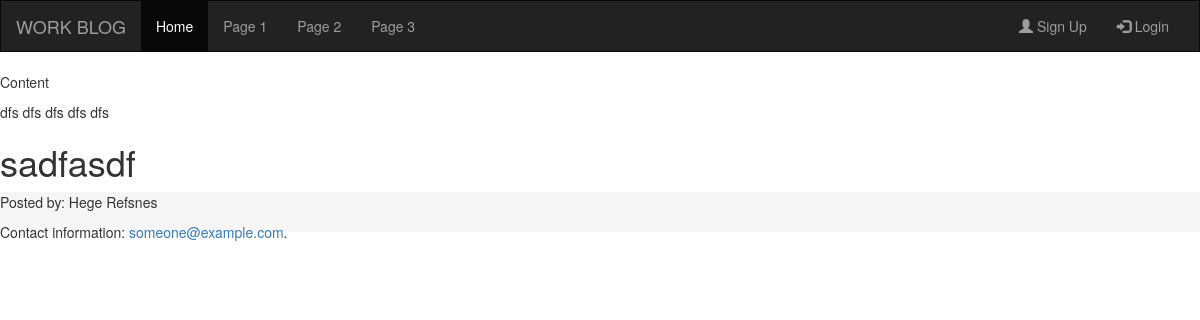
The page / on the database its author committed.
### tables this page shows
CREATE TABLE `content` (
  `id` int(11) NOT NULL,
  `html` text NOT NULL,
  `timestamp` timestamp NOT NULL DEFAULT CURRENT_TIMESTAMP ON UPDATE CURRENT_TIMESTAMP,
  `user_id` int(11) NOT NULL,
  `page_id` int(11) NOT NULL,
  `name` varchar(64) NOT NULL,
  `special` int(11) NOT NULL
);

### assets/php/content.php (the view, shortened to what this page needs)
<?php
class Content
{
    public static function getContent($page_id) {
          $mysql = new mysqli(SERVER, USERNAME, PASSWORD, DATABASE);
          $sql = "SELECT `html` FROM `content` WHERE page_id=$page_id AND special=0";
          $res = mysqli_query($mysql, $sql);
          while($row = $res->fetch_assoc()) {
              echo $row["html"];
          }
      }
}
 ?>

### index.php (shortened to what this page needs)
<?php
  include 'assets/php/cms.php';
  include 'assets/php/content.php';
  $CMS = new CMS;
  $Content = new Content;
?>
<!DOCTYPE html>
<html lang="de">
  <head>
    <?php $CMS->getStylesheets(); ?>
  </head>
  <body>
    <?php $CMS->getHeader(); ?>
    <?php $Content->getContent($_GET["page_id"]); ?>
    <?php $CMS->getFooter(); ?>
  </body>
</html>

### assets/php/cms.php (shortened to what this page needs)
<?php
class CMS {
    public static $stylesheets = array(
      '  <link rel="stylesheet" href="https://maxcdn.bootstrapcdn.com/bootstrap/3.3.7/css/bootstrap.min.css">',
      '<link rel="stylesheet" href="/project-cms/assets/css/style.css" />'
    );
    public static function getStylesheets() {
      foreach (self::$stylesheets as $key => $value) {
        echo $value;
      }
    }
    public static function getHeader() {
        $mysql = new mysqli(SERVER, USERNAME, PASSWORD, DATABASE);
        $sql = "SELECT `html` FROM `content` WHERE name='header' AND special=1";
        $res = mysqli_query($mysql, $sql);
        while($row = $res->fetch_assoc()) {
            echo $row["html"];
        }
    }
    public static function getFooter() {
        $mysql = new mysqli(SERVER, USERNAME, PASSWORD, DATABASE);
        $sql = "SELECT `html` FROM `content` WHERE name='footer' AND special=1";
        $res = mysqli_query($mysql, $sql);
        while($row = $res->fetch_assoc()) {
            echo $row["html"];
        }
    }
}
?>

### assets/css/style.css (style rules this page uses)
* { border-radius: 0 !important; }
body { width: 100vw; display: flex; justify-content: space-between; flex-direction: column; }
footer { width: 100vw; height: 5vh; background: whitesmoke; }

### rows shown on the page
content: html "WORK BLOG Home Page 1 Page 2 Page 3 Sign Up Login"
content: html "Content"
content: html "dfs"
content: html "dfs"
content: html "dfs"
content: html "dfs"
content: html "dfs"
content: html "sadfasdf"
content: html "Posted by: Hege Refsnes Contact information: someone@example.com ."
